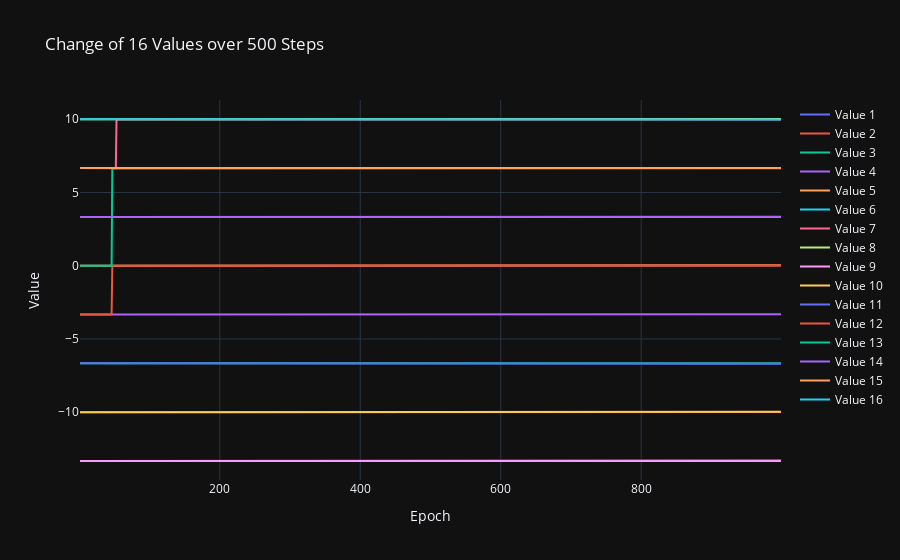

Notebook source saved alongside this figure:
### Markdown cell above
## Mean value

### Code cell
import numpy as np
import plotly.graph_objects as go

data = experiment_data_loader.experiment_data['000015']['repetition_data'][2]


means = []
for mean_idx in range(16):
    means.append(data[f"mean{mean_idx}"])

    
data = np.stack(means, axis=1)
print(data.shape)
#data = np.expand_dims(data, axis=1)

# Preparing data for plotting
epochs = np.arange(1, data.shape[0])
traces = []
for i in range(data.shape[1]):
    traces.append(go.Scatter(x=epochs, y=data[:, i], mode='lines', name=f'Value {i+1}'))

# Plotting with Plotly
layout = go.Layout(title='Change of 16 Values over 500 Steps',
                   xaxis=dict(title='Epoch'),
                   yaxis=dict(title='Value'),
                   template='plotly_dark')

fig = go.Figure(data=traces, layout=layout)
fig.show()

### Figure 1 — Plotly figure (JSON) as saved in the notebook; plotly's stock layout.template omitted (floating-point values rounded to 4 significant figures; data arrays with more than 128 entries replaced by an {"elided": "..."} marker saying what was removed)
{"data": [{"mode": "lines", "name": "Value 1", "type": "scatter", "x": {"elided": "999 int values"}, "y": {"elided": "1000 float values"}}, {"mode": "lines", "name": "Value 2", "type": "scatter", "x": {"elided": "999 int values"}, "y": {"elided": "1000 float values"}}, {"mode": "lines", "name": "Value 3", "type": "scatter", "x": {"elided": "999 int values"}, "y": {"elided": "1000 float values"}}, {"mode": "lines", "name": "Value 4", "type": "scatter", "x": {"elided": "999 int values"}, "y": {"elided": "1000 float values"}}, {"mode": "lines", "name": "Value 5", "type": "scatter", "x": {"elided": "999 int values"}, "y": {"elided": "1000 float values"}}, {"mode": "lines", "name": "Value 6", "type": "scatter", "x": {"elided": "999 int values"}, "y": {"elided": "1000 float values"}}, {"mode": "lines", "name": "Value 7", "type": "scatter", "x": {"elided": "999 int values"}, "y": {"elided": "1000 float values"}}, {"mode": "lines", "name": "Value 8", "type": "scatter", "x": {"elided": "999 int values"}, "y": {"elided": "1000 float values"}}, {"mode": "lines", "name": "Value 9", "type": "scatter", "x": {"elided": "999 int values"}, "y": {"elided": "1000 float values"}}, {"mode": "lines", "name": "Value 10", "type": "scatter", "x": {"elided": "999 int values"}, "y": {"elided": "1000 float values"}}, {"mode": "lines", "name": "Value 11", "type": "scatter", "x": {"elided": "999 int values"}, "y": {"elided": "1000 float values"}}, {"mode": "lines", "name": "Value 12", "type": "scatter", "x": {"elided": "999 int values"}, "y": {"elided": "1000 float values"}}, {"mode": "lines", "name": "Value 13", "type": "scatter", "x": {"elided": "999 int values"}, "y": {"elided": "1000 float values"}}, {"mode": "lines", "name": "Value 14", "type": "scatter", "x": {"elided": "999 int values"}, "y": {"elided": "1000 float values"}}, {"mode": "lines", "name": "Value 15", "type": "scatter", "x": {"elided": "999 int values"}, "y": {"elided": "1000 float values"}}, {"mode": "lines", "name": "Value 16", "type": "scatter", "x": {"elided": "999 int values"}, "y": {"elided": "1000 float values"}}], "layout": {"title": {"text": "Change of 16 Values over 500 Steps"}, "xaxis": {"title": {"text": "Epoch"}}, "yaxis": {"title": {"text": "Value"}}}}
